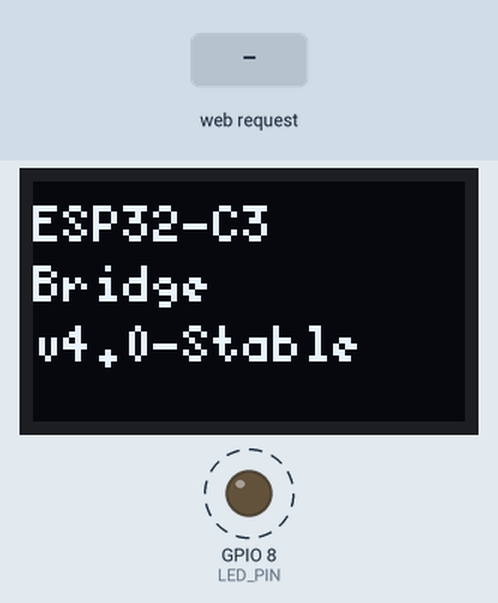
Simulated run of this program. Board: ESP32-C3. Shown: 72×40 one-colour display, output pins drawn as LEDs (lit = HIGH). Dashed ring = blinking. The test bench sets the inputs (shaded band). WiFi joins after 1.5 s; servers stay silent unless stated; a WiFi scan finds three made-up networks; EEPROM starts erased; what the program prints to the serial monitor is not drawn.

Above: at 1.6 s.
At 3.7 s:
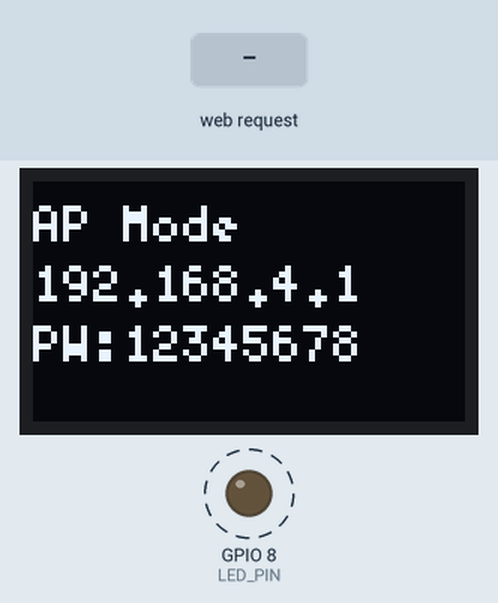
3.8 s: HTTP request GET /save?ssid=1&pass=1 received
At 6.7 s:
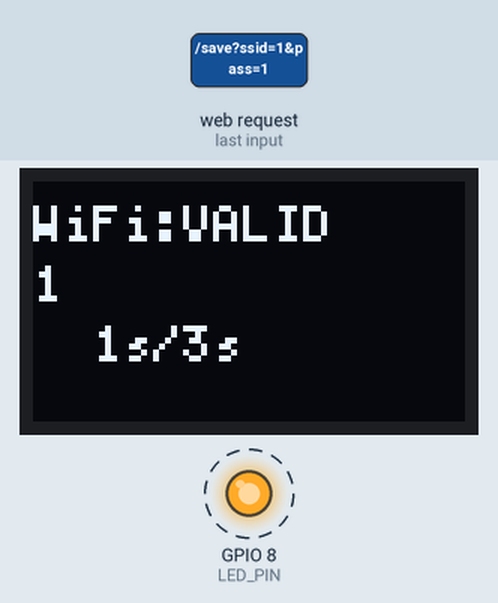
6.8 s: HTTP request GET / received
9.8 s: HTTP request GET /reset received
At 11.3 s:
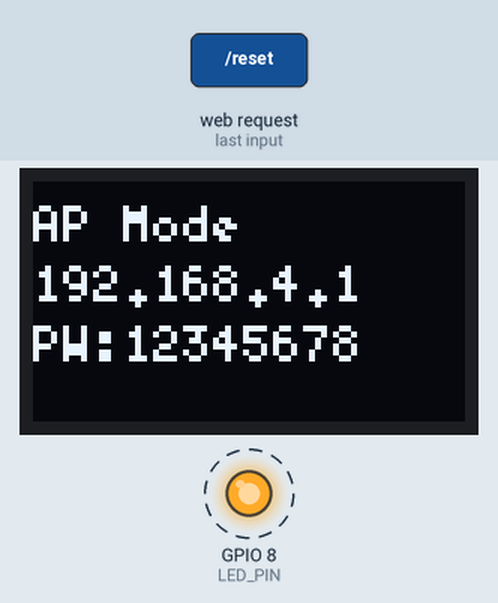
Timing chart, 0 to 18.8 s (numbered marks = the images above; inputs shaded):
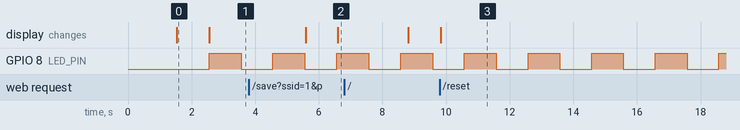

Measured:
- after the input at 3.8 s, the display: first changes after 1.8 s (image 2 shows a later state)
- after the input at 9.8 s, the display: changes at once (image 3)
- by itself, GPIO 8 (LED_PIN): alternates HIGH for 1.0 s and LOW for 1.0 s
- what the display in image 0 shows lasts 1.0 s, from 1.5 s to 2.5 s

The program:

main.cpp
```cpp
#include <WiFi.h>
#include <WebServer.h>
#include <Preferences.h>
#include <U8g2lib.h>
#include <Wire.h>
#include <freertos/FreeRTOS.h>
#include <freertos/task.h>

// ==========================================
// ⚙️ CONFIGURACIÓN DE HARDWARE
// ==========================================
#define OLED_SDA 5
#define OLED_SCL 6
#define UART_RX_PIN 20
#define UART_TX_PIN 21
#define LED_PIN 8              // LED integrado ESP32-C3 SuperMini
#define BAUD_RATE   115200

// ==========================================
// OBJETOS GLOBALES
// ==========================================
U8G2_SSD1306_72X40_ER_F_HW_I2C u8g2(U8G2_R0, U8X8_PIN_NONE);
WebServer webServer(80);
WiFiServer telnetServer(23);
WiFiClient telnetClient;
Preferences prefs;

String savedSSID = "";
String savedPass = "";
bool isConnected = false;
unsigned long lastScreenUpdate = 0;
unsigned long reconnectTimer = 0;
const unsigned long RECONNECT_MS = 10000;  // 10s entre intentos (menos espikes de corriente)

// 🔑 Variables para validar conexión estable
unsigned long wifiConnectedTime = 0;
const unsigned long STABLE_CONNECTION_MS = 3000;  // Debe estar conectado 3s para validar (más tolerante)
unsigned long lastValidCheck = 0;
const unsigned long VALIDATION_INTERVAL_MS = 2000;  // Verificar conexión cada 2s

// 🔑 Variables para LED (compartidas con hilo)
volatile unsigned long lastActivityTime = 0;

// ==========================================
// PROTOTIPOS
// ==========================================
void showBootScreen();
void updateOLED();
void setupWebRoutes();
String generateConfigPage();
void handleTelnetBridge();
void ledTask(void *pvParameters);  // Hilo del LED

// ==========================================
// SETUP
// ==========================================
void setup() {
  Serial.begin(115200);
  delay(1500);  // 🔑 Booteo estable con UART conectado
  Serial1.begin(BAUD_RATE, SERIAL_8N1, UART_RX_PIN, UART_TX_PIN);
  Serial.println("UART FPGA iniciada");

  // Configurar LED
  pinMode(LED_PIN, OUTPUT);
  digitalWrite(LED_PIN, LOW);

  Wire.begin(OLED_SDA, OLED_SCL);
  u8g2.begin();
  u8g2.setContrast(255);  // Restaurado a máximo
  showBootScreen();

  prefs.begin("wifi", false);
  savedSSID = prefs.getString("ssid", "");
  savedPass = prefs.getString("pass", "");
  prefs.end();

  // Modo AP+STA: El AP permanece activo para configuración
  WiFi.mode(WIFI_AP_STA);
  WiFi.softAP("ESP32-Bridge", "12345678");
  Serial.println("AP listo: 192.168.4.1");

  setupWebRoutes();
  webServer.begin();
  telnetServer.begin();

  // 🔑 Crear hilo dedicado para el LED (prioridad baja)
  xTaskCreate(ledTask, "LED_Task", 2048, NULL, 1, NULL);

  // Conexión automática al arranque si hay credenciales
  if (savedSSID.length() > 0) {
    WiFi.begin(savedSSID.c_str(), savedPass.c_str());
    Serial.print("Auto-conectando a: "); Serial.println(savedSSID);
  }
  updateOLED();
}

// ==========================================
// LOOP PRINCIPAL (Limpio y no bloqueante)
// ==========================================
void loop() {
  webServer.handleClient();  // Siempre activo

  // 1. 🔑 Sincronizar estado real del WiFi
  wl_status_t status = WiFi.status();

  // ✅ Si está conectado, comenzar a contar tiempo de estabilidad
  if (status == WL_CONNECTED && wifiConnectedTime == 0) {
    wifiConnectedTime = millis();
    Serial.println("📡 [WiFi] Conectado detectado. Validando estabilidad (5s)...");
  }

  // ⏱️ Si perdió conexión durante validación, resetear contador
  if (status != WL_CONNECTED && wifiConnectedTime > 0) {
    if (millis() - wifiConnectedTime < STABLE_CONNECTION_MS) {
      Serial.println("⚠️ [WiFi] Conexión perdida durante validación (brownout?)");
    }
    wifiConnectedTime = 0;
  }

  // ✅ Validar que la conexión sea ESTABLE (5 segundos mínimo)
  if (status == WL_CONNECTED && wifiConnectedTime > 0 && (millis() - wifiConnectedTime >= STABLE_CONNECTION_MS)) {
    if (!isConnected) {
      isConnected = true;
      lastValidCheck = millis();
      updateOLED();
      Serial.println("✅ [WiFi] CONEXIÓN ESTABLECIDA (ESTABLE): " + WiFi.localIP().toString());
    }
  }

  // ❌ Monitoreo continuo: si estamos conectados, verificar que siga siéndolo
  if (isConnected && status != WL_CONNECTED) {
    isConnected = false;
    wifiConnectedTime = 0;
    updateOLED();
    Serial.println("❌ [WiFi] CONEXIÓN PERDIDA. Volviendo a AP Mode.");
    if (telnetClient.connected()) telnetClient.stop();
  }

  // 2. Puente Telnet (solo si hay conexión STA)
  if (isConnected) {
    handleTelnetBridge();
  }

  // 3. 🔁 Auto-reconexión no bloqueante (con protección contra brownouts)
  if (status != WL_CONNECTED && savedSSID.length() > 0 && millis() - reconnectTimer > RECONNECT_MS) {
    // NO reconectar si hay mucha actividad UART (puede causar spike de corriente)
    if (Serial1.available() > 0) {
      Serial.println("⚠️ [Reconexión] Pospuesta: hay actividad UART");
      reconnectTimer = millis();
      return;  // No intentes ahora, deja que la UART termine
    }

    Serial.print("🔄 [WiFi] Reintentando con: ");
    Serial.print(savedSSID);
    Serial.print(" | Estado: ");
    Serial.println(WiFi.status());
    WiFi.begin(savedSSID.c_str(), savedPass.c_str());
    reconnectTimer = millis();
  }

  // 4. OLED (actualizar cada 1s)
  if (millis() - lastScreenUpdate > 1000) {
    updateOLED();
    lastScreenUpdate = millis();
  }
}

// ==========================================
// 💡 HILO DEL LED (Se ejecuta en paralelo - NO bloquea)
// ==========================================
void ledTask(void *pvParameters) {
  pinMode(LED_PIN, OUTPUT);
  unsigned long lastToggle = 0;
  bool state = false;

  while (1) {
    unsigned long now = millis();
    // ¿Actividad reciente? (últimos 200ms)
    bool hasActivity = (now - lastActivityTime < 200);

    // Intervalo dinámico: rápido si hay datos, lento si está idle
    unsigned long interval = hasActivity ? 40 : 1000;

    if (now - lastToggle >= interval) {
      state = !state;
      digitalWrite(LED_PIN, state);
      lastToggle = now;
    }

    // Cede CPU al scheduler cada 10ms (no bloquea, no gasta ciclos)
    vTaskDelay(10 / portTICK_PERIOD_MS);
  }
}

// ==========================================
// 🔌 TELNET BRIDGE (Buffers fijos + Registro de actividad)
// ==========================================
void handleTelnetBridge() {
  if (!telnetClient.connected()) {
    if (telnetServer.hasClient()) {
      if (telnetClient) telnetClient.stop();
      telnetClient = telnetServer.available();

      // 🔑 Desactiva Nagle para envío inmediato de teclas (juegos)
      telnetClient.setNoDelay(true);

      Serial.println("Cliente Telnet conectado");
      lastActivityTime = millis();  // 🔑 Parpadeo al conectar
      telnetClient.println("--- ESP32-C3 FPGA BRIDGE ---");
      telnetClient.println("Modo RAW. Teclas enviadas directamente.");
    }
    return;
  }

  // 📥 FPGA → Telnet (Buffer fijo, lectura no bloqueante)
  if (Serial1.available()) {
    uint8_t buf[128];  // ✅ Buffer fijo (evita stack overflow)
    int len = Serial1.read(buf, min(Serial1.available(), 128));
    if (len > 0) {
      telnetClient.write(buf, len);
      lastActivityTime = millis();  // 🔑 Registrar actividad
    }
  }

  // 📤 Telnet → FPGA (Buffer fijo, lectura no bloqueante)
  if (telnetClient.available()) {
    uint8_t buf[128];  // ✅ Buffer fijo
    int len = telnetClient.read(buf, min(telnetClient.available(), 128));
    if (len > 0) {
      Serial1.write(buf, len);
      lastActivityTime = millis();  // 🔑 Registrar actividad
    }
  }
}

// ==========================================
// 📡 RUTAS WEB (No bloqueantes)
// ==========================================
void setupWebRoutes() {
  // Ruta principal
  webServer.on("/", []() {
    if (isConnected) {
      String ip = WiFi.localIP().toString();
      String html = "<!DOCTYPE html><html><body style='text-align:center;margin-top:30px;font-family:sans-serif;'>";
      html += "<h1>ESP32 Bridge</h1>";
      html += "<p><b>Red:</b> " + WiFi.SSID() + "</p>";
      html += "<p><b>IP:</b> " + ip + "</p>";
      html += "<p><b>Telnet:</b> Conecta al puerto 23</p>";
      html += "<hr><p><a href='/reset' style='color:red'>🗑 Borrar WiFi</a></p>";
      html += "</body></html>";
      webServer.send(200, "text/html", html);
    } else {
      webServer.send(200, "text/html", generateConfigPage());
    }
  });

  // 🔑 Guardado NO BLOQUEANTE
  webServer.on("/save", []() {
    if (webServer.hasArg("ssid") && webServer.hasArg("pass")) {
      String newSSID = webServer.arg("ssid");
      String newPass = webServer.arg("pass");

      prefs.begin("wifi", false);
      prefs.putString("ssid", newSSID);
      prefs.putString("pass", newPass);
      prefs.end();

      // Iniciar conexión en background (sin bloquear)
      WiFi.begin(newSSID.c_str(), newPass.c_str());
      reconnectTimer = millis();

      String html = "<!DOCTYPE html><html><head>";
      html += "<meta http-equiv='refresh' content='5'>";
      html += "<script>setTimeout(()=>location.reload(), 4000)</script>";
      html += "<style>body{font-family:sans-serif;text-align:center;margin-top:50px}</style></head><body>";
      html += "<h2>🔄 Conectando a: <b>" + newSSID + "</b></h2>";
      html += "<p>Credenciales guardadas. Esperando enlace WiFi...</p>";
      html += "<p>La página se recargará automáticamente.</p>";
      html += "</body></html>";

      webServer.send(200, "text/html", html);
    } else {
      webServer.send(400, "text/plain", "Faltan parámetros");
    }
  });

  // Reset
  webServer.on("/reset", []() {
    prefs.begin("wifi", false); prefs.clear(); prefs.end();
    WiFi.disconnect(true);
    isConnected = false;
    reconnectTimer = millis();
    if (telnetClient.connected()) telnetClient.stop();
    webServer.send(200, "text/html", "<h1>✓ Reset</h1><p>Configuración borrada. Recarga la página.</p>");
  });
}

String generateConfigPage() {
  String html = R"rawliteral(<!DOCTYPE html><html><head><meta name="viewport" content="width=device-width, initial-scale=1"><title>WiFi Config</title><style>body{font-family:sans-serif;text-align:center;margin:20px}select,input,button{padding:10px;margin:5px;width:85%;border-radius:6px;border:1px solid #ccc;font-size:14px}button{background:#4CAF50;color:#fff;border:none;font-size:16px}small{display:block;margin-top:10px}</style></head><body><h2>📡 Elegir Red WiFi</h2><form action="/save" method="POST"><select name="ssid" required>)rawliteral";
  int n = WiFi.scanNetworks();
  if (n == 0) {
    html += "<option value=''>No se encontraron redes (recarga)</option>";
  } else {
    for (int i = 0; i < n; ++i) {
      html += "<option value='" + WiFi.SSID(i) + "'>" + WiFi.SSID(i) + " (" + WiFi.RSSI(i) + " dBm)</option>";
    }
  }
  WiFi.scanDelete();
  html += R"rawliteral(</select><br><input type="password" name="pass" placeholder="Contraseña"><br><button>Conectar</button><br><small><a href="/">🔄 Actualizar lista</a></small></form></body></html>)rawliteral";
  return html;
}

// ==========================================
// 🖥️ OLED
// ==========================================
void showBootScreen() {
  u8g2.clearBuffer();
  u8g2.setFont(u8g2_font_5x8_tr);
  u8g2.drawStr(0, 10, "ESP32-C3");
  u8g2.drawStr(0, 20, "Bridge");
  u8g2.drawStr(0, 30, "v4.0-Stable");
  u8g2.sendBuffer();
  delay(1000);
}

void updateOLED() {
  u8g2.clearBuffer();
  u8g2.setFont(u8g2_font_5x8_tr);

  wl_status_t status = WiFi.status();

  if (isConnected) {
    // Modo conectado
    u8g2.drawStr(0, 10, "WiFi:OK");
    String s = WiFi.SSID();
    if (s.length() > 12) s = s.substring(0, 12);
    u8g2.drawStr(0, 20, s.c_str());
    u8g2.drawStr(0, 30, WiFi.localIP().toString().c_str());
  } else if (status == WL_CONNECTED && wifiConnectedTime > 0) {
    // Validando conexión (esperando 5s para confirmar)
    u8g2.drawStr(0, 10, "WiFi:VALID");
    unsigned long elapsed = millis() - wifiConnectedTime;
    String s = WiFi.SSID();
    if (s.length() > 12) s = s.substring(0, 12);
    u8g2.drawStr(0, 20, s.c_str());

    char buf[16];
    snprintf(buf, sizeof(buf), "  %lus/%lus", elapsed/1000, STABLE_CONNECTION_MS/1000);
    u8g2.drawStr(0, 30, buf);
  } else if (savedSSID.length() > 0 && status != WL_CONNECTED) {
    // Intentando reconectar
    u8g2.drawStr(0, 10, "AP Mode");
    u8g2.drawStr(0, 20, "192.168.4.1");
    u8g2.drawStr(0, 30, "Retry...");
  } else {
    // AP Mode - esperando configuración inicial
    u8g2.drawStr(0, 10, "AP Mode");
    u8g2.drawStr(0, 20, "192.168.4.1");
    u8g2.drawStr(0, 30, "PW:12345678");
  }
  u8g2.sendBuffer();
}
```
